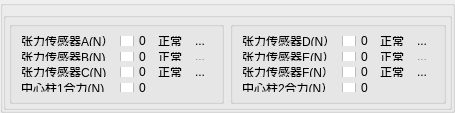
       <widget class="QGroupBox" name="groupBox_7">
        <property name="title">
         <string/>
        </property>
        <layout class="QVBoxLayout" name="verticalLayout">
         <property name="leftMargin">
          <number>0</number>
         </property>
         <property name="topMargin">
          <number>0</number>
         </property>
         <property name="rightMargin">
          <number>0</number>
         </property>
         <property name="bottomMargin">
          <number>0</number>
         </property>
         <item>
          <widget class="QtCharts::QChartView" name="SensorGraphChartView" native="true"/>
         </item>
         <item>
          <widget class="QGroupBox" name="groupBox_5">
           <property name="maximumSize">
            <size>
             <width>16777215</width>
             <height>98</height>
            </size>
           </property>
           <property name="title">
            <string/>
           </property>
           <layout class="QHBoxLayout" name="horizontalLayout_4">
            <property name="leftMargin">
             <number>3</number>
            </property>
            <property name="topMargin">
             <number>3</number>
            </property>
            <property name="rightMargin">
             <number>3</number>
            </property>
            <property name="bottomMargin">
             <number>3</number>
            </property>
            <item>
             <widget class="QGroupBox" name="groupBox_11">
              <property name="title">
               <string/>
              </property>
              <layout class="QGridLayout" name="gridLayout_10">
               <item row="0" column="0">
                <widget class="QLabel" name="label_19">
                 <property name="text">
                  <string>张力传感器A(N）</string>
                 </property>
                </widget>
               </item>
               <item row="0" column="1">
                <widget class="QCheckBox" name="FAcheckBox">
                 <property name="text">
                  <string>0</string>
                 </property>
                </widget>
               </item>
               <item row="0" column="2">
                <widget class="QLabel" name="label_22">
                 <property name="text">
                  <string>正常</string>
                 </property>
                </widget>
               </item>
               <item row="0" column="3">
                <widget class="QToolButton" name="toolButton">
                 <property name="text">
                  <string>...</string>
                 </property>
                 <property name="icon">
                  <iconset resource="../Image/image.qrc">
                   <normaloff>:/green.png</normaloff>:/green.png</iconset>
                 </property>
                 <property name="iconSize">
                  <size>
                   <width>10</width>
                   <height>10</height>
                  </size>
                 </property>
                 <property name="autoRaise">
                  <bool>true</bool>
                 </property>
                </widget>
               </item>
               <item row="1" column="0">
                <widget class="QLabel" name="label_20">
                 <property name="text">
                  <string>张力传感器B(N)</string>
                 </property>
                </widget>
               </item>
               <item row="1" column="1">
                <widget class="QCheckBox" name="FBcheckBox">
                 <property name="text">
                  <string>0</string>
                 </property>
                </widget>
               </item>
               <item row="1" column="2">
                <widget class="QLabel" name="label_23">
                 <property name="text">
                  <string>正常</string>
                 </property>
                </widget>
               </item>
               <item row="1" column="3">
                <widget class="QToolButton" name="toolButton_2">
                 <property name="text">
                  <string>...</string>
                 </property>
                 <property name="icon">
                  <iconset resource="../Image/image.qrc">
                   <normaloff>:/green.png</normaloff>:/green.png</iconset>
                 </property>
                 <property name="iconSize">
                  <size>
                   <width>10</width>
                   <height>10</height>
                  </size>
                 </property>
                 <property name="autoRaise">
                  <bool>true</bool>
                 </property>
                </widget>
               </item>
               <item row="2" column="0">
                <widget class="QLabel" name="label_21">
                 <property name="text">
                  <string>张力传感器C(N)</string>
                 </property>
                </widget>
               </item>
               <item row="2" column="1">
                <widget class="QCheckBox" name="FCcheckBox">
                 <property name="text">
                  <string>0</string>
                 </property>
                </widget>
               </item>
               <item row="2" column="2">
                <widget class="QLabel" name="label_24">
                 <property name="text">
                  <string>正常</string>
                 </property>
                </widget>
               </item>
               <item row="2" column="3">
                <widget class="QToolButton" name="toolButton_3">
                 <property name="text">
                  <string>...</string>
                 </property>
                 <property name="icon">
                  <iconset resource="../Image/image.qrc">
                   <normaloff>:/green.png</normaloff>:/green.png</iconset>
                 </property>
                 <property name="iconSize">
                  <size>
                   <width>10</width>
                   <height>10</height>
                  </size>
                 </property>
                 <property name="autoRaise">
                  <bool>true</bool>
                 </property>
                </widget>
               </item>
               <item row="3" column="0">
                <widget class="QLabel" name="label_73">
                 <property name="text">
                  <string>中心柱1合力(N)</string>
                 </property>
                </widget>
               </item>
               <item row="3" column="1">
                <widget class="QCheckBox" name="TotalAcheckBox">
                 <property name="text">
                  <string>0</string>
                 </property>
                </widget>
               </item>
              </layout>
             </widget>
            </item>
            <item>
             <widget class="QGroupBox" name="groupBox_12">
              <property name="title">
               <string/>
              </property>
              <layout class="QGridLayout" name="gridLayout">
               <item row="0" column="0">
                <widget class="QLabel" name="label_32">
                 <property name="text">
                  <string>张力传感器D(N）</string>
                 </property>
                </widget>
               </item>
               <item row="0" column="1">
                <widget class="QCheckBox" name="FDcheckBox">
                 <property name="text">
                  <string>0</string>
                 </property>
                </widget>
               </item>
               <item row="0" column="2">
                <widget class="QLabel" name="label_31">
                 <property name="text">
                  <string>正常</string>
                 </property>
                </widget>
               </item>
               <item row="0" column="3">
                <widget class="QToolButton" name="toolButton_4">
                 <property name="text">
                  <string>...</string>
                 </property>
                 <property name="icon">
                  <iconset resource="../Image/image.qrc">
                   <normaloff>:/green.png</normaloff>:/green.png</iconset>
                 </property>
                 <property name="iconSize">
                  <size>
                   <width>10</width>
                   <height>10</height>
                  </size>
                 </property>
                 <property name="autoRaise">
                  <bool>true</bool>
                 </property>
                </widget>
               </item>
               <item row="1" column="0">
                <widget class="QLabel" name="label_34">
                 <property name="text">
                  <string>张力传感器E(N）</string>
                 </property>
                </widget>
               </item>
               <item row="1" column="1">
                <widget class="QCheckBox" name="FEcheckBox">
                 <property name="text">
                  <string>0</string>
                 </property>
                </widget>
               </item>
               <item row="1" column="2">
                <widget class="QLabel" name="label_33">
                 <property name="text">
                  <string>正常</string>
                 </property>
                </widget>
               </item>
               <item row="1" column="3">
                <widget class="QToolButton" name="toolButton_5">
                 <property name="text">
                  <string>...</string>
                 </property>
                 <property name="icon">
                  <iconset resource="../Image/image.qrc">
                   <normaloff>:/green.png</normaloff>:/green.png</iconset>
                 </property>
                 <property name="iconSize">
                  <size>
                   <width>10</width>
                   <height>10</height>
                  </size>
                 </property>
                 <property name="autoRaise">
                  <bool>true</bool>
                 </property>
                </widget>
               </item>
               <item row="2" column="0">
                <widget class="QLabel" name="label_36">
                 <property name="text">
                  <string>张力传感器F(N）</string>
                 </property>
                </widget>
               </item>
               <item row="2" column="1">
                <widget class="QCheckBox" name="FFcheckBox">
                 <property name="text">
                  <string>0</string>
                 </property>
                </widget>
               </item>
               <item row="2" column="2">
                <widget class="QLabel" name="label_35">
                 <property name="text">
                  <string>正常</string>
                 </property>
                </widget>
               </item>
               <item row="2" column="3">
                <widget class="QToolButton" name="toolButton_6">
                 <property name="text">
                  <string>...</string>
                 </property>
                 <property name="icon">
                  <iconset resource="../Image/image.qrc">
                   <normaloff>:/green.png</normaloff>:/green.png</iconset>
                 </property>
                 <property name="iconSize">
                  <size>
                   <width>10</width>
                   <height>10</height>
                  </size>
                 </property>
                 <property name="autoRaise">
                  <bool>true</bool>
                 </property>
                </widget>
               </item>
               <item row="3" column="0">
                <widget class="QLabel" name="label_74">
                 <property name="text">
                  <string>中心柱2合力(N）</string>
                 </property>
                </widget>
               </item>
               <item row="3" column="1">
                <widget class="QCheckBox" name="TotalDcheckBox">
                 <property name="text">
                  <string>0</string>
                 </property>
                </widget>
               </item>
              </layout>
             </widget>
            </item>
           </layout>
          </widget>
         </item>
        </layout>
       </widget>
